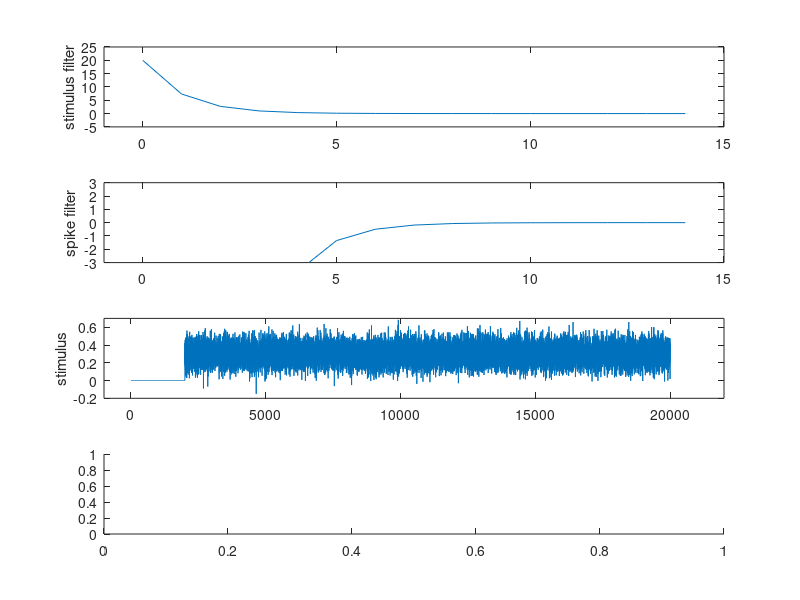

Write MATLAB code to recreate this figure. (Note: this script raises an error after producing the figure.)
% He Feng & Huihao Chen
clc;
close all;

% Define the variables.
m=0.3;
v=0.1;
s=m+v*randn(1,18000);
t = 0:1:14;
% Given the stim filter and spike filter.
f = 20*exp(-t);
h = -200*exp(-t);
b = -15;

% Generate the discretized stimulus.
stim = zeros(1, 2000);
stim = [stim s];

% Plot the stimulus filter.
figure
subplot(4,1,1);
plot(t,f);
hold on;
xlim([-1,15]);
ylim([-5,25]);
ylabel('stimulus filter');

% Plot the spike filter.
subplot(4,1,2);
plot(t,h);
xlim([-1,15]);
ylim([-3,3]);
ylabel('spike filter');
hold on;

% Plot the stimulus response.
subplot(4,1,3);
plot(stim);
xlim([-1000,22000]);
ylim([-0.2 0.7]);
ylabel('stimulus');

% Plot the spike response.
subplot(4,1,4);
spike = sim_GLM(f,h,b,stim);
plot(spike);
xlim([-1000,22000]);
ylim([-0.1 1.1]);
ylabel('spike response');

% Generate a new stim filter and spike filter by using the fitting function
% Plot the new stimulus filter on the same plot of the original stimulus
% filter.
[f_fit, h_fit, offset, stats] = fit_GLM(stim, spike);
subplot(4,1,1);

plot(t,f_fit);
hold on
errorbar(t,f_fit,f_fit-f,'.');



% Plot the new spike filter on the same plot of the original spike filter.
subplot(4,1,2);
plot(t,h_fit);
hold on
errorbar(t,h_fit,h_fit-h,'.');


